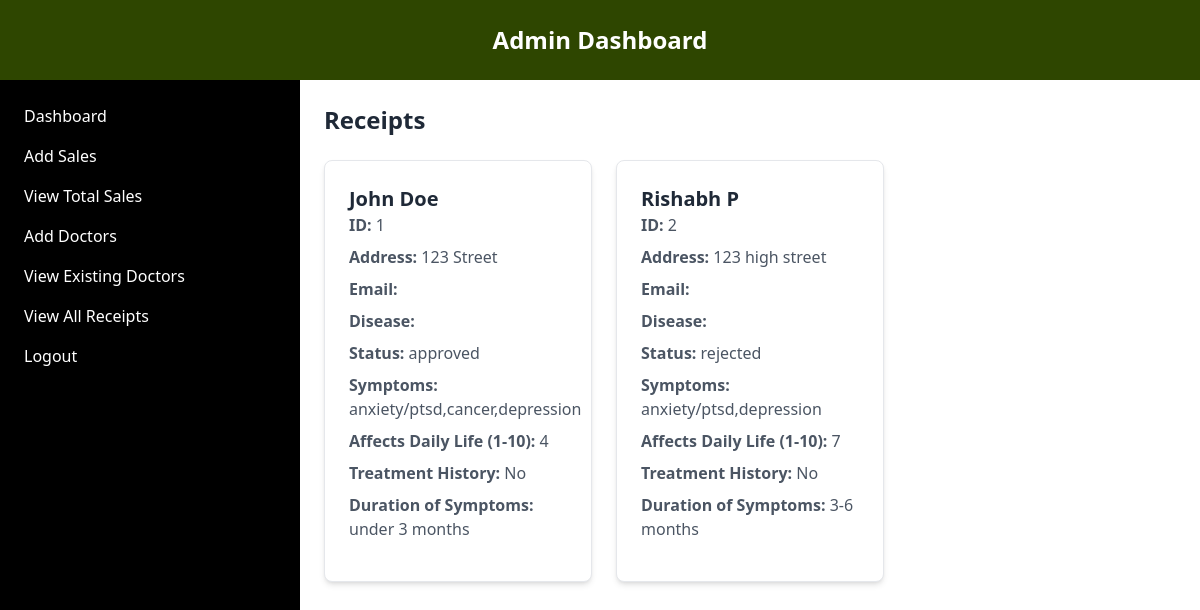
Page /admin/all_receipts on the committed database.
### app.py (models this page shows)
class Receipt(db.Model):
    id = db.Column(db.Integer, primary_key=True)
    status = db.Column(db.String(20), default="pending")
    name = db.Column(db.String(120), nullable=False)
    email = db.Column(db.String(120), nullable=False)
    address = db.Column(db.String(200), nullable=False)
    symptoms = db.Column(db.String(300), nullable=False)  # Comma-separated string
    additional_symptoms = db.Column(db.String(300), nullable=True)
    daily_life_impact = db.Column(db.Integer, nullable=False)
    previous_treatment = db.Column(db.Integer, nullable=False)  # 1 = Yes, 0 = No
    symptom_duration = db.Column(db.String(50), nullable=False)

### routes.py (the view)
@app.route('/admin/all_receipts', methods=['GET'])
def all_receipts():
    receipts = Receipt.query.all()
    return render_template('view_receipts.html', receipts=receipts)

### templates/view_receipts.html
{% extends "dashboard_base.html" %}
{% block content %}
<h1 class="text-2xl font-bold text-gray-800 mb-6">Receipts</h1>
<div class="grid grid-cols-1 md:grid-cols-2 lg:grid-cols-3 gap-6">
  {% for receipt in receipts %}
    <div class="bg-white p-6 rounded-lg shadow-md border">
      <h2 class="text-xl font-semibold text-gray-800">{{ receipt.name }}</h2>
      <p class="text-gray-600 mb-2"><strong>ID:</strong> {{ receipt.id }}</p>
      <p class="text-gray-600 mb-2"><strong>Address:</strong> {{ receipt.address }}</p>
      <p class="text-gray-600 mb-2"><strong>Email:</strong> {{ receipt.customer_email }}</p>
      <p class="text-gray-600 mb-2"><strong>Disease:</strong> {{ receipt.disease }}</p>
     <p class="text-gray-600 mb-2"><strong>Status:</strong> {{ receipt.status }}</p>
      <p class="text-gray-600 mb-2"><strong>Symptoms:</strong> {{ receipt.symptoms }}</p>
      <p class="text-gray-600 mb-2"><strong>Affects Daily Life (1-10):</strong> {{ receipt.daily_life_impact }}</p>
      <p class="text-gray-600 mb-2"><strong>Treatment History:</strong> {{ 'Yes' if receipt.treatment_history == 1 else 'No' }}</p>
      <p class="text-gray-600 mb-4"><strong>Duration of Symptoms:</strong> {{ receipt.symptom_duration }}</p>
   </div>
  {% endfor %}
</div>
{% endblock %}

### templates/dashboard_base.html (shortened to what this page needs)
<!DOCTYPE html>
<html lang="en">
<head>
    <script src="https://cdn.tailwindcss.com"></script>
</head>
<body class=" font-sans min-h-screen">
    <header class="bg-dark-green p-6">
        <h1 class="text-center text-white text-2xl font-bold">Admin Dashboard</h1>
    </header>
    <div class="flex">
        <aside class="w-1/4 text-white bg-black p-6 min-h-screen">
            <nav>
                <ul class="space-y-4">
                    <li>
                        <a href="{{ url_for('admin_dashboard') }}" class="block  font-medium hover:text-olive">Dashboard</a>
                    </li>
                    <li>
                        <a href="{{ url_for('add_sales') }}" class="block  font-medium hover:text-olive">Add Sales</a>
                    </li>
                    <li>
                        <a href="{{ url_for('view_sales') }}" class="block  font-medium hover:text-olive">View Total Sales</a>
                    </li>
                    <li>
                        <a href="{{ url_for('add_doctor') }}" class="block  font-medium hover:text-olive">Add Doctors</a>
                    </li>
                    <li>
                        <a href="{{ url_for('view_doctors') }}" class="block text-dark-green font-medium hover:text-olive">View Existing Doctors</a>
                    </li>
                    <li>
                        <a href="{{ url_for('all_receipts') }}" class="block font-medium hover:text-olive">View All Receipts</a>
                    </li>
                    <li>
                        <li><a href="{{ url_for('admin_login') }}" class="text-white hover:underline">Logout</a></li>
                    </li>
                </ul>
            </nav>
        </aside>
        <main class="w-3/4 p-6">
            {% block content %}{% endblock %}
        </main>
    </div>
</body>
</html>

### rows in the picture
Receipt: name "John Doe", id "1", address "123 Street", status "approved", symptoms "anxiety/ptsd,cancer,depression", daily_life_impact "4", additional_symptoms "No", symptom_duration "under 3 months"
Receipt: name "Rishabh P", id "2", address "123 high street", status "rejected", symptoms "anxiety/ptsd,depression", daily_life_impact "7", treatment_history "No", symptom_duration "3-6 months"
